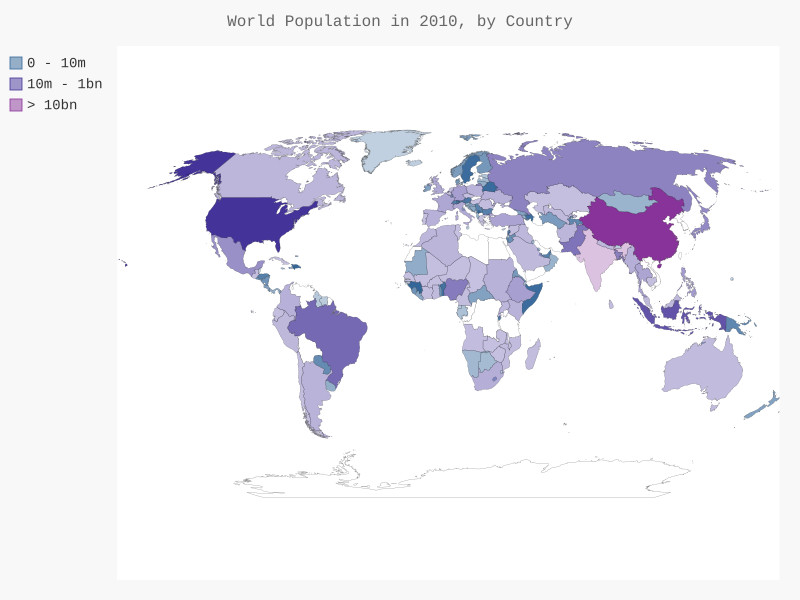

Here is the Python script that generated this plot:
import json
from country_codes import get_country_code
import pygal_maps_world.maps
from pygal.style import LightColorizedStyle, RotateStyle

#  将数据加载到一个列表中
filename = 'population_data.json'
with open(filename) as f:
    pop_data = json.load(f)

#  创建一个包含人口数量的字典
cc_populations = {}
for pop_dict in pop_data:
    if pop_dict['Year'] == '2010':
        country_name = pop_dict['Country Name']
        population = int(float(pop_dict['Value']))
        code = get_country_code(country_name)
        if code:
            cc_populations[code] = population

#  根据人口数量将所有的国家分成三组
cc_pops_1, cc_pops_2, cc_pops_3 = {}, {}, {}
for cc, pop in cc_populations.items():
    if pop < 10000000:
        cc_pops_1[cc] = pop
    elif pop < 1000000000:
        cc_pops_2[cc] = pop
    else:
        cc_pops_3[cc] = pop

#  看看每组包含多少个国家
print(len(cc_pops_1), len(cc_pops_2), len(cc_pops_3))

wm_style = RotateStyle('#336699', base_style=LightColorizedStyle)
wm = pygal_maps_world.maps.World(style=wm_style)
wm.title = 'World Population in 2010, by Country'
wm.add('0 - 10m', cc_pops_1)
wm.add('10m - 1bn', cc_pops_2)
wm.add('> 10bn', cc_pops_3)

wm.render_to_file("world_population.svg")
